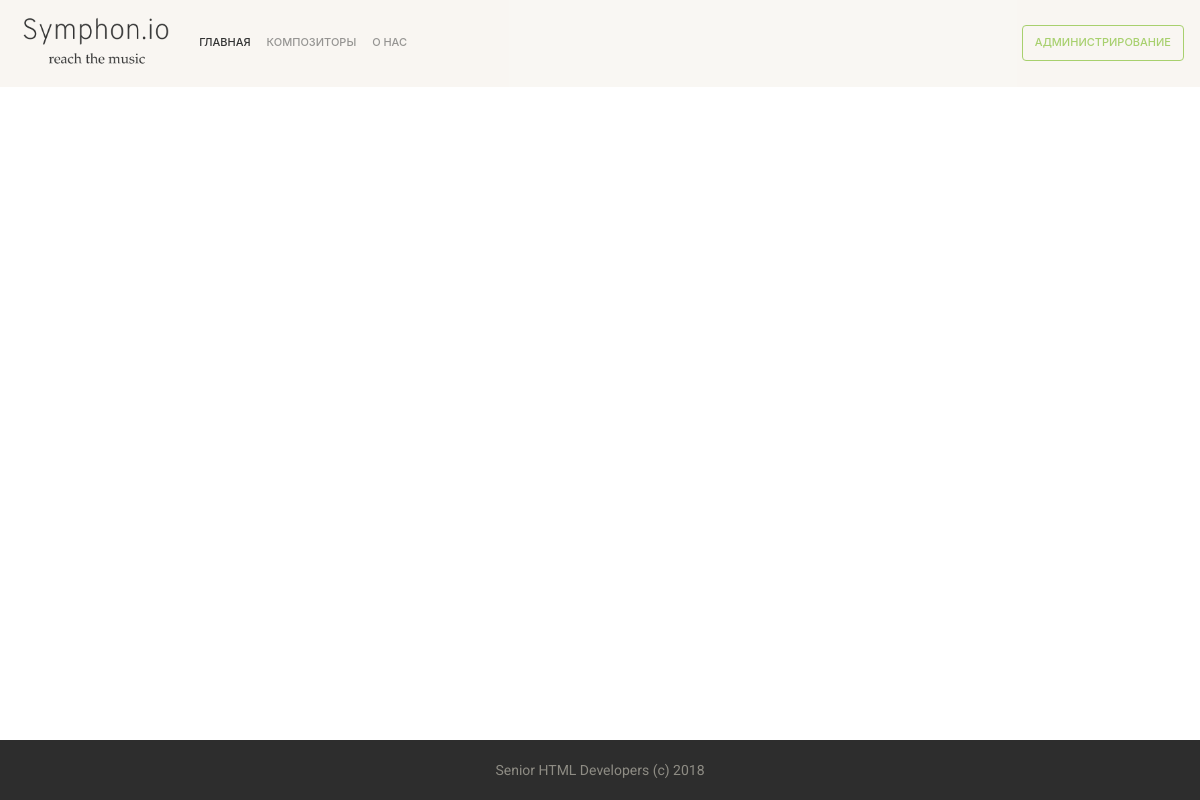
/composer/3/affiche/ (signed in), run on an earlier commit of the app's database.
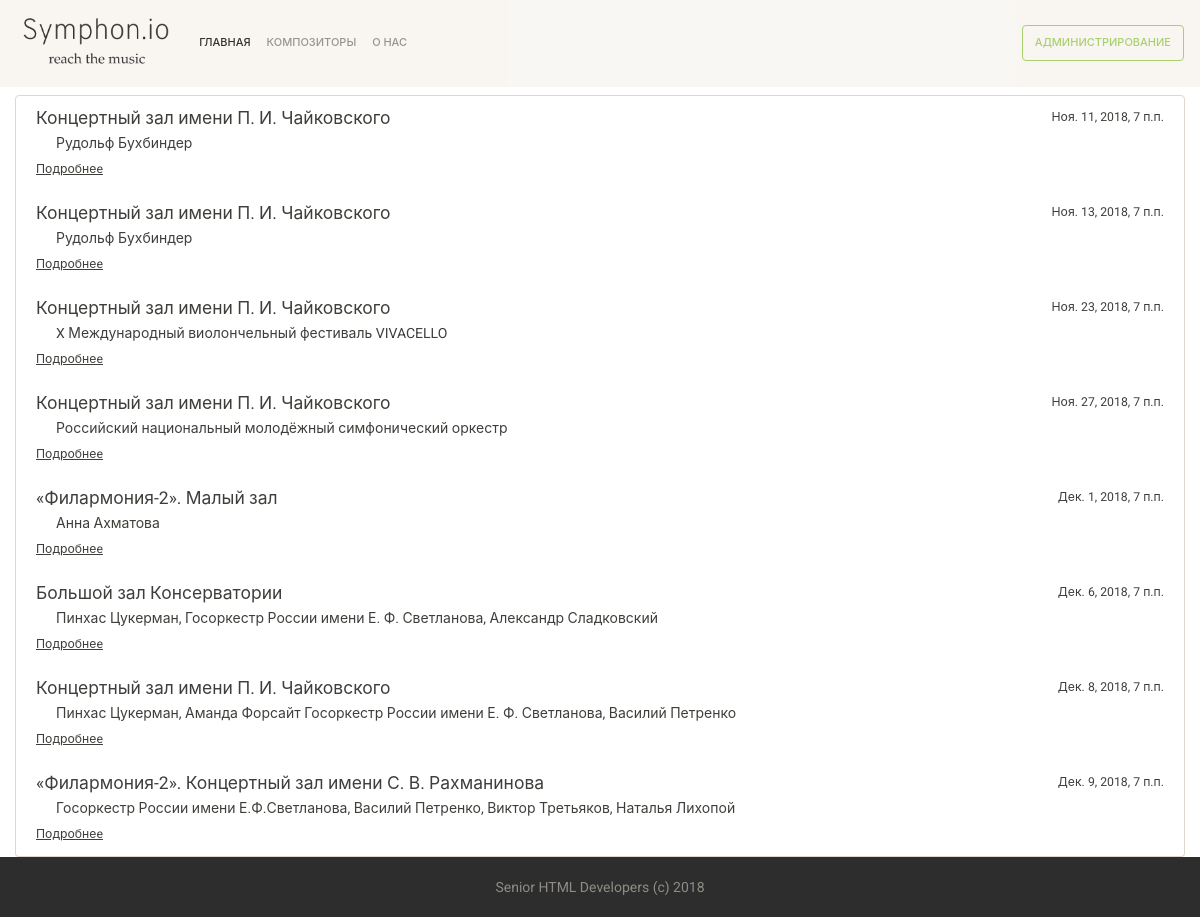
And on a later commit of the database.
### compface/models.py (models this page shows, shortened)
class Concert(models.Model):
    class Meta:
        verbose_name = 'Концерт'
        verbose_name_plural = 'Концерты'
    composer = models.ForeignKey(Composer, on_delete=models.CASCADE)
    creation_time = models.DateTimeField(default=timezone.now)
    start_time = models.DateTimeField('start of the concert')
    place = models.CharField(max_length=255)
    url = models.URLField(max_length=255, default='')
    description = models.TextField()

### compface/views.py (the view)
# urls.py: path('composer/<int:composer_id>/affiche/', views.affiche),
def affiche(request, composer_id):
    concerts = Concert.objects.filter(composer=composer_id)
    return render(request, 'affiche.html', {'concerts': concerts})

### templates/affiche.html
{% extends 'base.html' %}
{% block content %}
    <div class="list-group mt-2">
        {% for concert in concerts %}
            <a class="list-group-item list-group-item-action fg-color" href="{{ concert.url }}">
                <div class="d-flex w-100 justify-content-between">
                    <h5 class="mb-1">{{ concert.place }}</h5>
                    <small>{{ concert.start_time }}</small>
                </div>
                <p class="mb-1">{{ concert.description }}</p>
            <small><u>Подробнеe</u></small>
            </a>
        {% endfor %}
    </div>
{% endblock %}

What changed in the data, as far as the page shows it:
added Concert: place "Концертный зал имени П. И. Чайковского", start_time "Ноя. 11, 2018, 7 п.п.", description "Рудольф Бухбиндер"
added Concert: place "Концертный зал имени П. И. Чайковского", start_time "Ноя. 13, 2018, 7 п.п.", description "Рудольф Бухбиндер"
added Concert: place "Концертный зал имени П. И. Чайковского", start_time "Ноя. 23, 2018, 7 п.п.", description "X Международный виолончельный фестиваль VIVACELLO"
added Concert: place "Концертный зал имени П. И. Чайковского", start_time "Ноя. 27, 2018, 7 п.п.", description "Российский национальный молодёжный симфонический оркестр"
added Concert: place "«Филармония-2». Малый зал", start_time "Дек. 1, 2018, 7 п.п.", description "Анна Ахматова"
added Concert: place "Большой зал Консерватории", start_time "Дек. 6, 2018, 7 п.п.", description "Пинхас Цукерман, Госоркестр России имени Е. Ф. Светланова, Александр Сладковский"
added Concert: place "Концертный зал имени П. И. Чайковского", start_time "Дек. 8, 2018, 7 п.п.", description "Пинхас Цукерман, Аманда Форсайт Госоркестр России имени Е. Ф. Светланова, Василий Петренко"
added Concert: place "«Филармония-2». Концертный зал имени С. В. Рахманинова", start_time "Дек. 9, 2018, 7 п.п.", description "Госоркестр России имени Е.Ф.Светланова, Василий Петренко, Виктор Третьяков, Наталья Лихопой"
